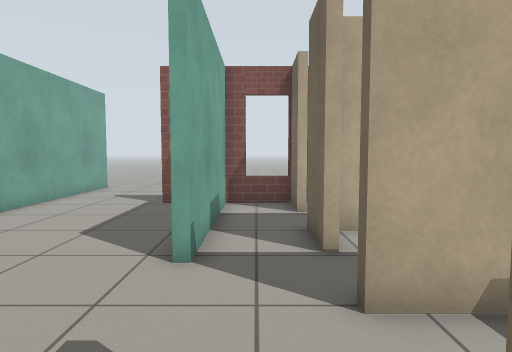
[1] (above)

22 first-person views from a walk through a robot-simulator world made for Gazebo. The camera is 0.94 m above the floor, tilts 4° down and sees 75° across. The floor is counted in squares, 0.5 m on a side. Each view is taken from the middle of a square. On the plan, view 1 faces up. The plan holds only what a view shows up to about 17 squares ahead; the rest is blank. Simple patterns stand in for the simulator's built-in surfaces.

[2]
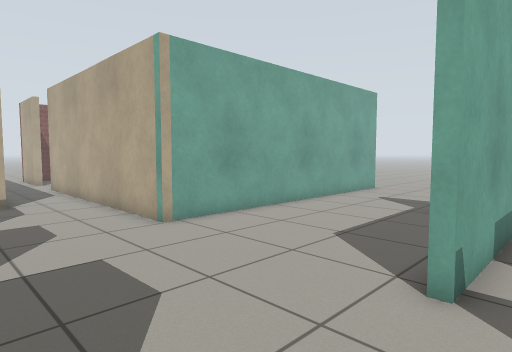

[3]
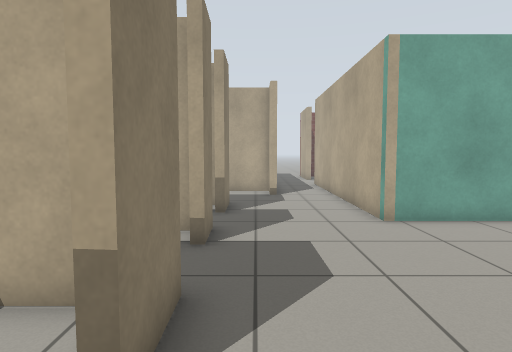

[4]
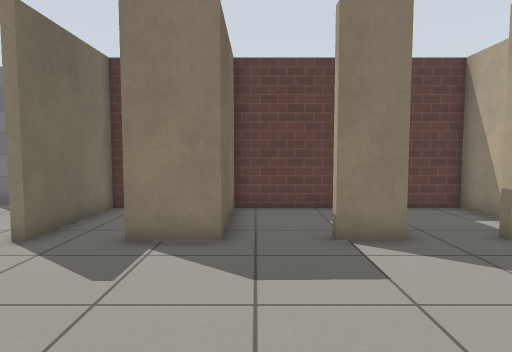

[5]
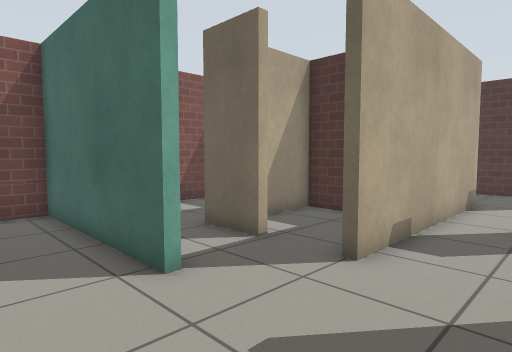

[6]
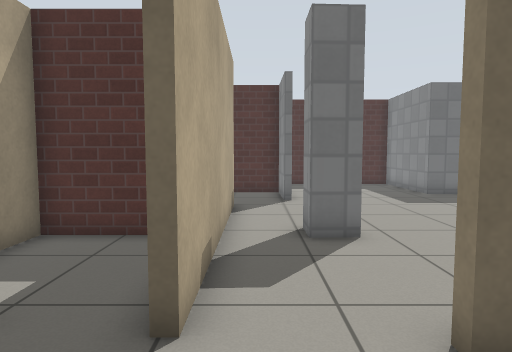

[7]
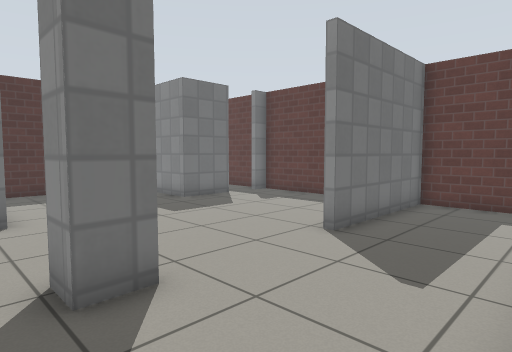

[8]
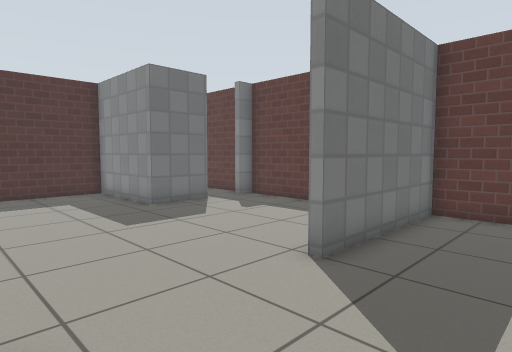

[9]
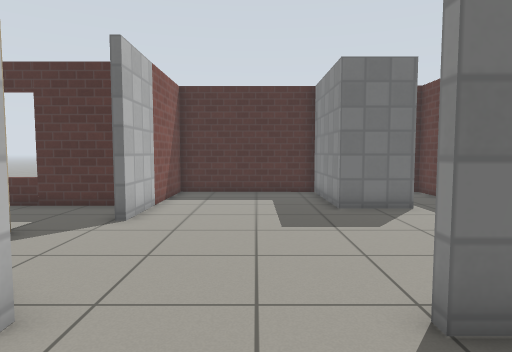

[10]
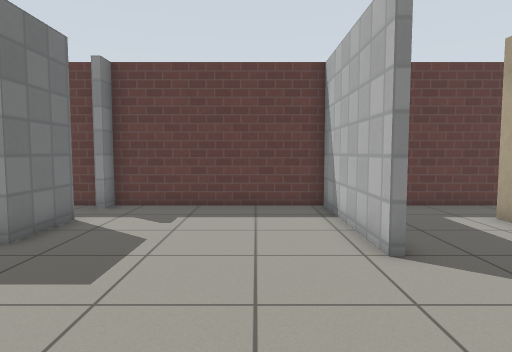

[11]
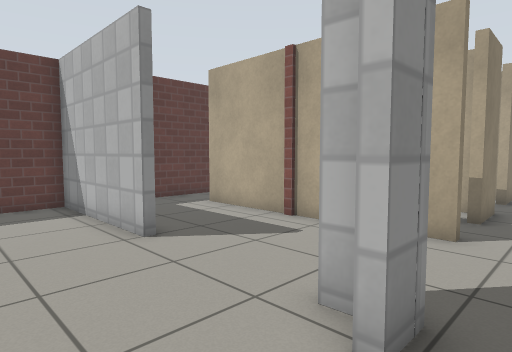

[12]
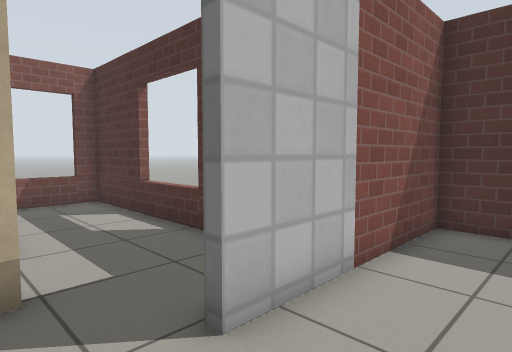

[13]
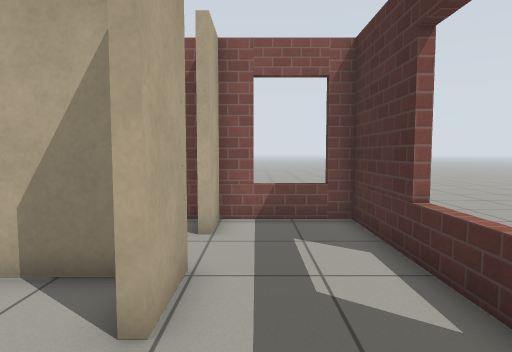

[14]
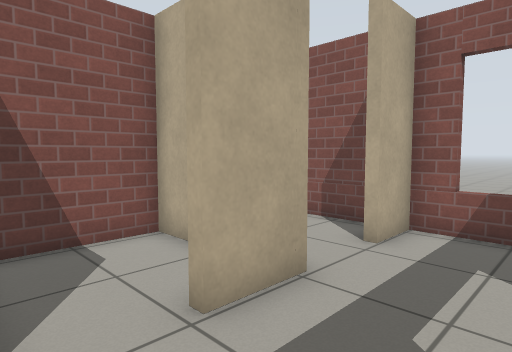

[15]
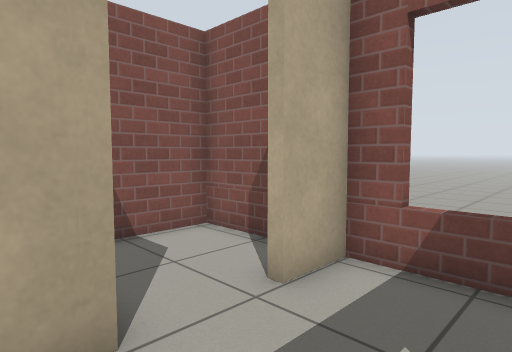

[16]
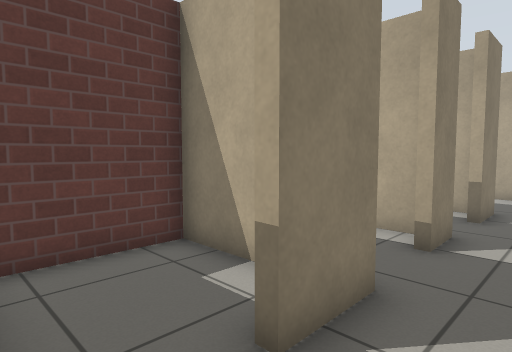

[17]
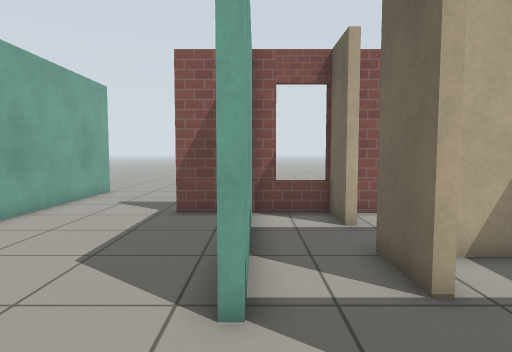

[18]
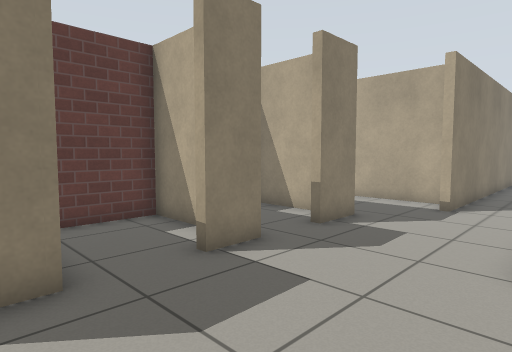

[19]
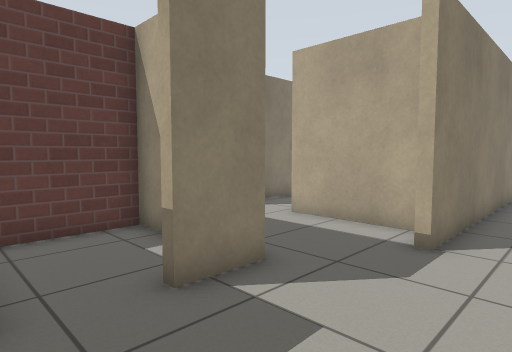

[20]
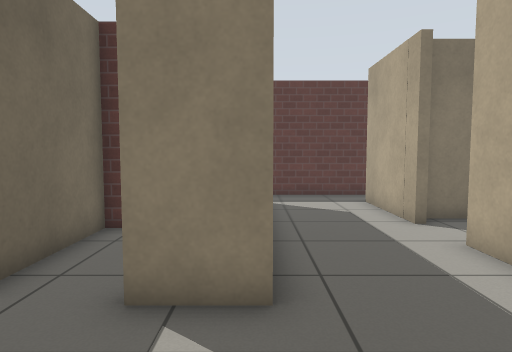

[21]
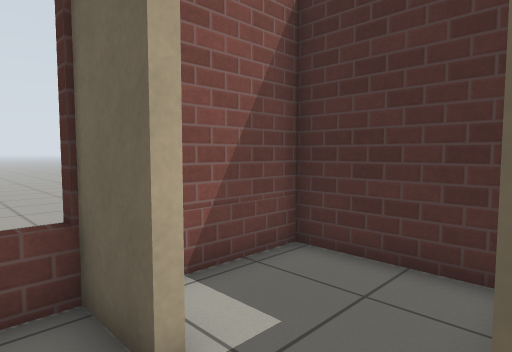

[22]
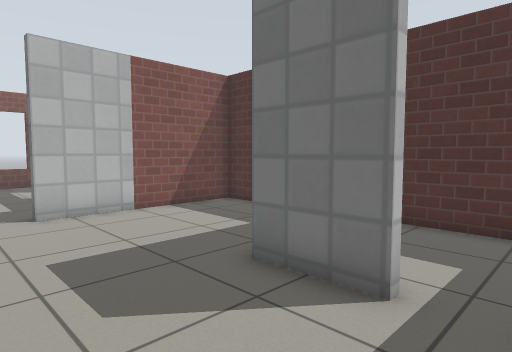

### Floor plan
Points are (right, up) in squares from view 1. A wall is a line through its corners. A room is listed if a view was taken in it or the views show most of it. See-through windows are left out.
Room 1 (views 1, 2, 3, 4, 5, 6, 7, 16, 17, 18, 19)
walls: (-3, 0.5) (-3, -3.2) (0.8, -3.2) (0.8, 1.1); (-1.1, 6.6) (-1.1, 5.6) (-1.4, 5.6) (-1.4, 12.3) (-3.5, 12.3); (-7.3, 0.9) (-5.7, 1) (-5.7, 0.6); (-6.9, 0.5) (-6.9, -3.2) (-3.3, -3.2) (-3.3, 1) (-1.2, 1.1) (-1.2, 0.7); (-9.4, 0.9) (-9.4, 0.6); (-10.9, 0.5) (-10.9, -3.2) (-7.2, -3.2) (-7.2, 0.3); (-8.1, 11.5) (-8.1, 5.6) (-9.6, 5.6); (5.5, 5.4) (5.5, 7.9) (1.9, 7.9)
ways out: opening at (1, 2.5) to room 2; opening at (-10.5, 3.5) to room 5; opening at (-5.5, 12.5) to room 5; opening at (0, 7.5) to room 6
Room 2 (views 8, 9, 10, 11, 12, 13, 22)
walls: (5.6, -3.9) (5.6, -9.8) (13.1, -9.8) (13.1, -8.9); (5.3, 0.6) (5.3, 1.8) (6.4, 1.8); (11, 1.8) (13.7, 1.8) (13.7, 3.6); (5.6, 1.2) (5.6, 0.6); (13.5, -7.3) (13.1, -7.3) (13.1, -4.8) (17.9, -4.8) (18, 1.7) (11, 1.6); (9.9, 3.8) (1.2, 3.8); (1.1, -2.3) (1.1, -7.5); (1.1, 1.1) (1.1, 0.5); (0.4, -9.8) (5.3, -9.8) (5.3, -3.9)
ways out: opening at (1, 2.5) to room 1; opening at (11.5, 4) to room 3; opening at (13, -8) to room 7; opening at (1, -8.5)
Room 3 (view 14)
walls: (9.9, 6.2) (9.5, 6.2); (8.9, 7.9) (5.8, 7.9) (5.8, 4.9); (13.7, 3.6) (13.7, 6.5)
ways out: opening at (11.5, 4) to room 2; opening at (12, 7.5) to room 4
Room 4 (view 15)
walls: (9.9, 8.2) (9.9, 6.2); (9.4, 12.3) (5.8, 12.3) (5.8, 9.7); (13.7, 6.5) (13.7, 12.3) (9.9, 12.3) (9.9, 10.5)
ways out: opening at (12, 7.5) to room 3
Room 5 (view 20)
walls: (-8.1, 18.1) (-8.1, 11.5); (-9.6, 5.6) (-19.1, 5.6); (-11.2, 0.9) (-9.4, 0.9); (-13.8, 2.6) (-15.3, 2.6) (-15.3, -1.8); (-15.6, -3.7) (-15.3, -3.7) (-15.3, -7.8); (-23.3, 2.9) (-13.8, 2.9); (-16, -9.8) (-11.8, -9.8)
ways out: opening at (-10.5, 3.5) to room 1; opening at (-5.5, 12.5) to room 1; opening at (-15.5, -8.5); opening at (-15.5, -2.5)
Room 6 (view 21)
walls: (1.3, 10.5) (1.3, 12.6); (1.4, 12.3) (-1.1, 12.3) (-1.1, 6.6); (5.5, 8.7) (5.5, 12.3) (1.9, 12.3); (1.3, 6.1) (1.3, 8.2)
ways out: opening at (0, 7.5) to room 1
Room 7 (no view inside)
walls: (17.9, -7.9) (17.9, -5.4); (13.6, -9.8) (17.9, -9.8)
ways out: opening at (13, -8) to room 2

Where each view was taken, in squares from view 1:
view 1: 0 up, 0 right, facing up
view 2: 1 up, 0 right, facing up-left
view 3: 2 up, 1 right, facing left
view 4: 8 up, 4 left, facing down
view 5: 1 up, 4 left, facing up-right
view 6: 3 up, 2 left, facing right
view 7: 3 up, 1 right, facing down-right
view 8: 1 up, 2 right, facing down-right
view 9: 2 down, 2 right, facing right
view 10: 2 up, 8 right, facing down
view 11: 3 up, 9 right, facing down-left
view 12: 1 down, 9 right, facing up-right
view 13: 3 up, 11 right, facing up
view 14: 4 up, 13 right, facing up-left
view 15: 7 up, 13 right, facing up-left
view 16: 3 up, 1 right, facing down-left
view 17: 2 up, 1 left, facing up
view 18: 6 up, 2 left, facing down-left
view 19: 5 up, 7 left, facing down-left
view 20: 5 up, 11 left, facing down
view 21: 8 up, 0 right, facing up-right
view 22: 9 down, 9 right, facing up-right
